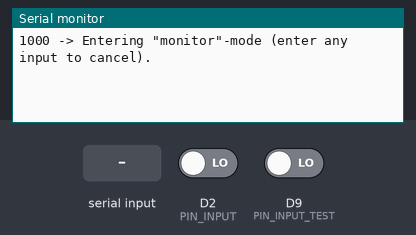
Bench run of a sketch on a simulated Arduino Nano 33 IoT. On the bench: the last lines printed to the serial monitor. The test bench sets the inputs (shaded band); at power-on: D2 (PIN_INPUT) LOW, D9 (PIN_INPUT_TEST) LOW.

Above: at 2.2 s.
2.3 s: D2 (PIN_INPUT) driven HIGH
At 3.1 s:
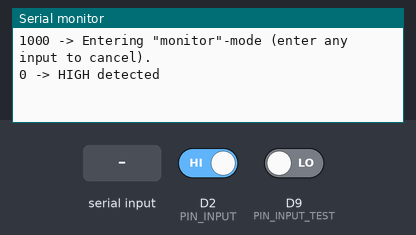
3.8 s: D9 (PIN_INPUT_TEST) driven HIGH
At 5.0 s:
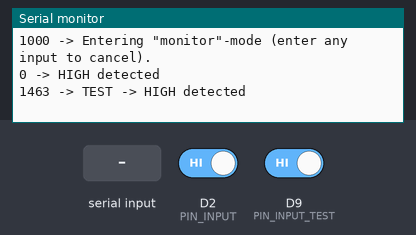
5.3 s: "1\n" received over Serial
At 6.7 s:
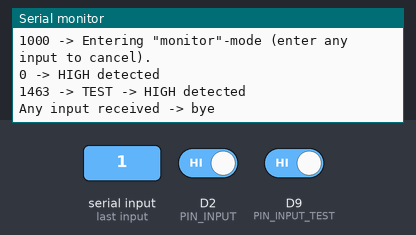

Measured:
- after the input at 2.3 s, the serial monitor: prints a new line after 0.10 s (image 1)
- after the input at 3.8 s, the serial monitor: prints a new line after 0.06 s (image 2)
- after the input at 5.3 s, the serial monitor: prints a new line at once (image 3)

The sketch:

arduino-monitor.ino
```cpp
/*
  This sketch:
    - Receives events from a Signalboy device and logs out their inception to Serial
    - Optionally: Receives immediate notice of the occurrence of an event via wire
    - Test time is started after the first received event (via Signalboy signal or via
      advance notice provided by MCU running `arduino-serial-proxy`)

  The circuit:
    - Signalboy client (optionally: signaling events via Serial: '\n' ^= event)
    - Optionally: MCU (`arduino-serial-proxy`)
      - USB: Connected to Signalboy client (Serial)
      - Output-pin 3: Wired to MCU running `arduino-monitor`
    - MCU (`arduino-monitor`)
      - Input-pin 2: Wired to Signalboy output (typically via 3.5mm jack)
      - Input-pin 9: Wired to MCU running `arduino-serial-proxy` (optionally)
*/

#define PIN_INPUT 2
#define PIN_INPUT_TEST 9

// Synced time measurement starts, after first
// (sync-)signal was received.
bool hasReceivedInitialSync = false;

unsigned long sysTime = 0;
unsigned long lastMillis = 0;

unsigned long startSysTime = 0;
bool isStartSysTimeSet = false;

/// `true`, after signal has been received on the input-pin (by interrupt).
volatile bool hasReceivedSignal = false;
/// The last time the input-pin was set to HIGH.
volatile unsigned long lastRisingEdgeTime = 0;
volatile int lastInputState = 0;

/// `true`, after signal has been received on the input-pin (by interrupt).
volatile bool hasReceivedTestSignal = false;
/// The last time the input-pin was set to HIGH.
volatile unsigned long lastTestRisingEdgeTime = 0;
volatile int lastTestInputState = 0;

void setup() {
  pinMode(PIN_INPUT, INPUT);
  attachInterrupt(digitalPinToInterrupt(PIN_INPUT), pollInput, CHANGE);

  pinMode(PIN_INPUT_TEST, INPUT);
  attachInterrupt(digitalPinToInterrupt(PIN_INPUT_TEST), pollTestInput, CHANGE);

  Serial.begin(9600);
  while (!Serial);
  delay(1000);

  printTimestamp();
  Serial.println("Entering \"monitor\"-mode (enter any input to cancel).");

  hasReceivedSignal = false;
  hasReceivedTestSignal = false;
}

void loop() {
  // Input is being observed in the background by interrupt...
  // pollInput();

  // Check whether we've received a signal via ISR (Interrupt Service Routine).
  if (hasReceivedSignal) {
    unsigned long lastRisingEdgeTimeCopy;

    noInterrupts();

    lastRisingEdgeTimeCopy = lastRisingEdgeTime;  // capture value (volatile variable)
    hasReceivedSignal = false;

    interrupts();

    if (!isStartSysTimeSet) {
      startSysTime = lastRisingEdgeTimeCopy;
      isStartSysTimeSet = true;
    }

    Serial.print(lastRisingEdgeTimeCopy - startSysTime);
    Serial.print(" -> ");
    Serial.println("HIGH detected");
  }

  // Check whether we've received a signal via ISR (Interrupt Service Routine).
  if (hasReceivedTestSignal) {
    unsigned long lastTestRisingEdgeTimeCopy;

    noInterrupts();

    lastTestRisingEdgeTimeCopy = lastTestRisingEdgeTime;  // capture value (volatile variable)
    hasReceivedTestSignal = false;

    interrupts();

    if (!isStartSysTimeSet) {
      startSysTime = lastTestRisingEdgeTimeCopy;
      isStartSysTimeSet = true;
    }

    Serial.print(lastTestRisingEdgeTimeCopy - startSysTime);
    Serial.print(" -> ");
    Serial.print("TEST -> ");
    Serial.println("HIGH detected");
  }

  if (Serial.available() > 0) {
    // Exit on any received input.
    Serial.println("Any input received -> bye");
    while (true);
  }
}

unsigned long now() {
  while (millis() - lastMillis > 0) {
    sysTime++;
    lastMillis++;
  }

  return sysTime;
}

// Interrupt Service Routine (ISR)
void pollInput() {
  int inputState = digitalRead(PIN_INPUT);

  if (inputState != lastInputState) {
    if (inputState == HIGH) {
      lastRisingEdgeTime = now();
      hasReceivedSignal = true;
    }
  }

  lastInputState = inputState;
}

// Interrupt Service Routine (ISR)
void pollTestInput() {
  int inputState = digitalRead(PIN_INPUT_TEST);

  if (inputState != lastTestInputState) {
    if (inputState == HIGH) {
      lastTestRisingEdgeTime = now();
      hasReceivedTestSignal = true;
    }
  }

  lastTestInputState = inputState;
}

void printTimestamp() {
  Serial.print(millis());
  Serial.print(" -> ");
}

String readLine() {
  while (Serial.available() == 0) {}     //wait for data available
  String line = Serial.readStringUntil('\n');  //read until new-line or timeout
  line.trim();                        // remove any \r \n whitespace at the end of the String
  return line;
}
```
